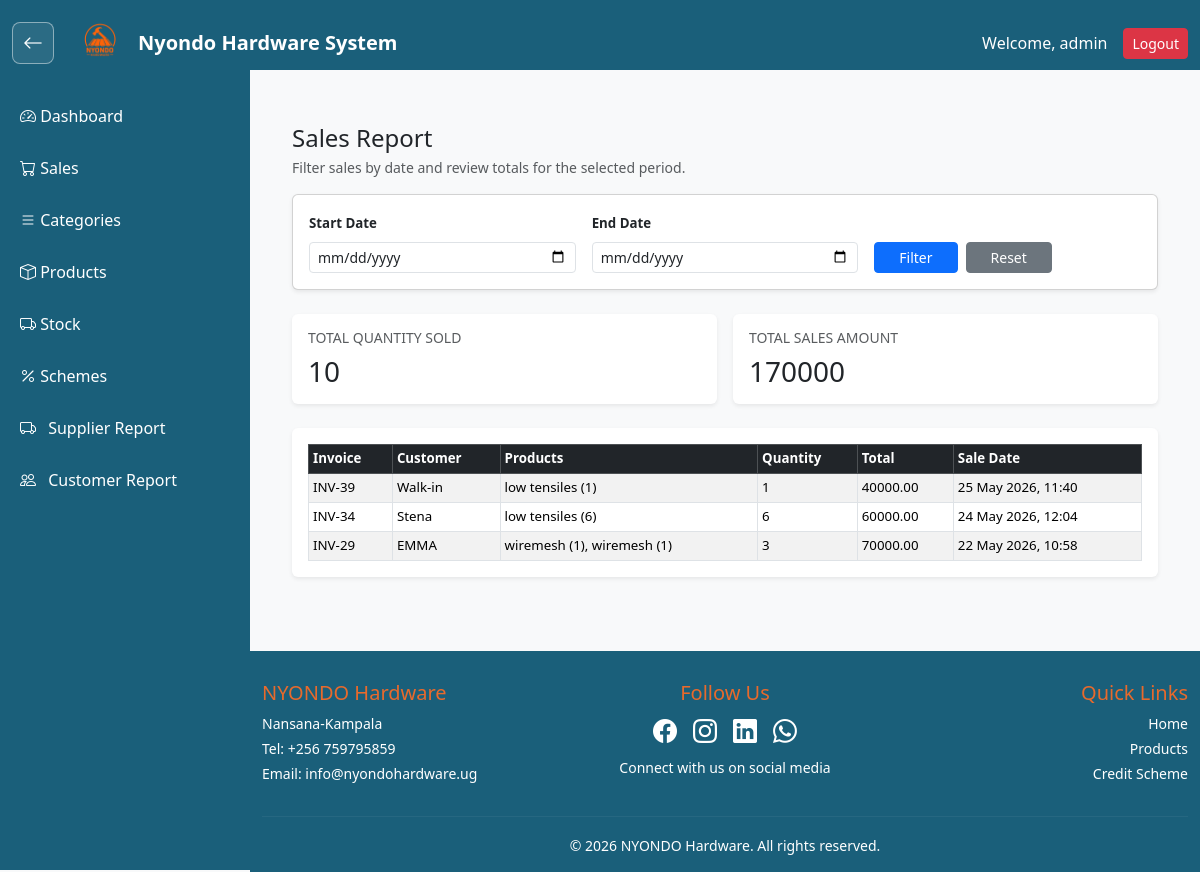
The page /saleapp/sales/report/ (signed in) on the database its author committed.
### saleapp/models.py (models this page shows, shortened)
class Sales(models.Model):
    product_name = models.ForeignKey(Product, on_delete=models.CASCADE, null=True, blank=True)
    customer_name = models.CharField(max_length=255, blank=True, null=True)
    quantity = models.PositiveIntegerField(default=0)
    distance = models.DecimalField(max_digits=10, decimal_places=2, default=0)
    transport = models.DecimalField(max_digits=10, decimal_places=2, default=0)
    transport_note = models.CharField(max_length=255, blank=True, null=True)
    total_amount = models.DecimalField(max_digits=10, decimal_places=2, default=0)
    sale_date = models.DateTimeField(auto_now_add=True)
    @property
    def item_summary(self):
        items = self.items.all()
        if items.exists():
            return ", ".join(f"{item.product.product_name} ({item.quantity})" for item in items)
        if self.product_name:
            return self.product_name.product_name
        return "No products"

class SaleItem(models.Model):
    sale = models.ForeignKey(Sales, on_delete=models.CASCADE, related_name='items')
    product = models.ForeignKey(Product, on_delete=models.CASCADE)
    quantity = models.PositiveIntegerField()
    unit_price = models.DecimalField(max_digits=10, decimal_places=2)
    line_total = models.DecimalField(max_digits=10, decimal_places=2)
    distance = models.DecimalField(max_digits=10, decimal_places=2, default=0)

class Product(models.Model):
    category_name = models.ForeignKey(Category, on_delete=models.CASCADE)
    product_name = models.CharField(max_length=100)
    cost_price = models.DecimalField(max_digits=10, decimal_places=2, default=0)
    unit_price = models.DecimalField(max_digits=10, decimal_places=2, default=0)
    description = models.TextField()

### saleapp/views.py (the view)
# urls.py: path("sales/report/", views.sales_report, name="sales_report"),
@login_required
def sales_report(request):
    sales = Sales.objects.all().order_by('-sale_date')
    start = request.GET.get('start_date')
    end = request.GET.get('end_date')
    if start:
        sales = sales.filter(sale_date__date__gte=start)
    if end:
        sales = sales.filter(sale_date__date__lte=end)
    total_sales_amount = sales.aggregate(Sum('total_amount'))['total_amount__sum'] or 0
    total_quantity_sold = sales.aggregate(Sum('quantity'))['quantity__sum'] or 0
    return render(request, "sales_report.html", {
        'sales': sales,
        'total_sales_amount': total_sales_amount,
        'total_quantity_sold': total_quantity_sold,
        'start_date': start,
        'end_date': end
    })

### saleapp/templates/sales_report.html
{% extends 'base.html' %}
{% block content %}
<div class="container py-4">
    <div class="row mb-3">
        <div class="col">
            <div class="d-flex flex-column flex-sm-row align-items-sm-center justify-content-between gap-3">
                <div>
                    <h4 class="mb-1">Sales Report</h4>
                    <p class="mb-0 small text-muted">Filter sales by date and review totals for the selected period. </p>
                </div>
            </div>
        </div>
    </div>
    <form method="GET" class="card card-body shadow-sm mb-4" style="font-size: 0.95rem;">
        <div class="row g-3">
            <div class="col-sm-6 col-md-4">
                <label class="form-label small fw-semibold">Start Date</label>
                <input type="date" name="start_date" value="{{ start_date }}" class="form-control form-control-sm">
            </div>
            <div class="col-sm-6 col-md-4">
                <label class="form-label small fw-semibold">End Date</label>
                <input type="date" name="end_date" value="{{ end_date }}" class="form-control form-control-sm">
            </div>
            <div class="col-sm-12 col-md-4 d-flex align-items-end justify-content-start gap-2">
                <button type="submit" class="btn btn-primary btn-sm px-4">Filter</button>
                <a href="{% url 'sales_report' %}" class="btn btn-secondary btn-sm px-4">Reset</a>
            </div>
        </div>
    </form>
    <div class="row g-3 mb-4">
        <div class="col-sm-6">
            <div class="card shadow-sm border-0">
                <div class="card-body p-3">
                    <h6 class="text-uppercase text-muted small mb-2">Total Quantity Sold</h6>
                    <h3 class="mb-0">{{ total_quantity_sold }}</h3>
                </div>
            </div>
        </div>
        <div class="col-sm-6">
            <div class="card shadow-sm border-0">
                <div class="card-body p-3">
                    <h6 class="text-uppercase text-muted small mb-2">Total Sales Amount</h6>
                    <h3 class="mb-0">{{ total_sales_amount }}</h3>
                </div>
            </div>
        </div>
    </div>
    <div class="card shadow-sm border-0" style="font-size: 0.95rem;">
        <div class="card-body p-3">
            <div class="table-responsive">
                <table class="table table-bordered table-striped table-sm mb-0">
                    <thead class="table-dark small">
                        <tr>
                            <th>Invoice</th>
                            <th>Customer</th>
                            <th>Products</th>
                            <th>Quantity</th>
                            <th>Total</th>
                            <th>Sale Date</th>
                        </tr>
                    </thead>
                    <tbody class="small">
                        {% for sale in sales %}
                        <tr>
                            <td>INV-{{ sale.id }}</td>
                            <td>{{ sale.customer_name|default:"Walk-in" }}</td>
                            <td>{{ sale.item_summary }}</td>
                            <td>{{ sale.quantity }}</td>
                            <td>{{ sale.total_amount|floatformat:2 }}</td>
                            <td>{{ sale.sale_date|date:"j F Y, H:i" }}</td>
                        </tr>
                        {% empty %}
                        <tr>
                            <td colspan="6" class="text-center small">No sales found now.</td>
                        </tr>
                        {% endfor %}
                    </tbody>
                </table>
            </div>
        </div>
    </div>
</div>
{% endblock %}

### templates/nav.html (shortened to what this page needs)
{% load static %}
<nav class="navbar navbar-dark top-navbar fixed-top">
    <div class="container-fluid d-flex justify-content-between align-items-center">
        <div class="d-flex align-items-center">
            <button
                type="button"
                class="back-arrow-btn me-3"
                onclick="goBackToPreviousPage()"
                aria-label="Go back"
                title="Go back">
                <i class="bi bi-arrow-left"></i>
            </button>
            <a href="{% url 'home' %}"
               class="navbar-brand fw-bold d-flex align-items-center">
                <img src="{% static 'stenalogo.png' %}"
                     alt="logo"
                     width="60"
                     height="60"
                     class="rounded-circle me-2">
                Nyondo Hardware System
            </a>
        </div>
        <div class="d-flex align-items-center">
            {% if user.is_authenticated %}
                <span class="text-white me-3">
                    Welcome, {{ user.username }}
                </span>
                <form action="{% url 'logout' %}" method="POST" class="m-0">
                    <button type="submit" class="btn btn-danger btn-sm">
                        Logout
                    </button>
                </form>
            {% endif %}
        </div>
    </div>
</nav>
<div class="sidebar">
    <a href="{% url 'dashboard' %}">
        <i class="bi bi-speedometer2"></i> Dashboard
    </a>
    <a href="{% url 'home' %}">
        <i class="bi bi-cart"></i> Sales
    </a>
    <a href="{% url 'category_list' %}">
        <i class="bi bi-list"></i> Categories
    </a>
    <a href="{% url 'product_list' %}">
        <i class="bi bi-box"></i> Products
    </a>
    <a href="{% url 'stock_receipt_list' %}">
        <i class="bi bi-truck"></i> Stock
    </a>
    <a href="{% url 'scheme_customer_list' %}">
        <i class="bi bi-percent"></i> Schemes
    </a>
    <a href="{% url 'supplier_report' %}">
        <i class="bi bi-truck me-2"></i> Supplier Report
    </a>
    <a href="{% url 'customer_report' %}">
        <i class="bi bi-people me-2"></i> Customer Report
    </a>
</div>

### templates/nav.html (style rules this page uses)
body { background-color: #f8f9fa; }
.top-navbar { height: 70px; z-index: 1000; background-color: #1a5f7a; }
.back-arrow-btn { width: 42px; height: 42px; display: inline-flex; align-items: center; justify-content: center; border: 1px solid rgba(255, 255, 255, 0.45); border-radius: 8px; color: white; background-color: rgba(255, 255, 255, 0.08); font-size: 1.25rem; text-decoration: none; transition: background-color 0.2s ease, border-color 0.2s ease; }
.sidebar { width: 250px; height: 100vh; position: fixed; top: 70px; left: 0; background-color: #1a5f7a; padding-top: 20px; }
.sidebar a { display: block; padding: 14px 20px; color: white; text-decoration: none; transition: 0.3s; }

### rows shown on the page
Sales: id "39", customer_name "Walk-in", item_summary "low tensiles (1)", quantity "1", total_amount "40000.00", sale_date "25 May 2026, 11:40"
Sales: id "34", customer_name "Stena", item_summary "low tensiles (6)", quantity "6", total_amount "60000.00", sale_date "24 May 2026, 12:04"
Sales: id "29", customer_name "EMMA", item_summary "wiremesh (1), wiremesh (1)", quantity "3", total_amount "70000.00", sale_date "22 May 2026, 10:58"

### other values the page prints
{{ user.username }} "admin"
{{ total_quantity_sold }} "10"
{{ total_sales_amount }} "170000"
